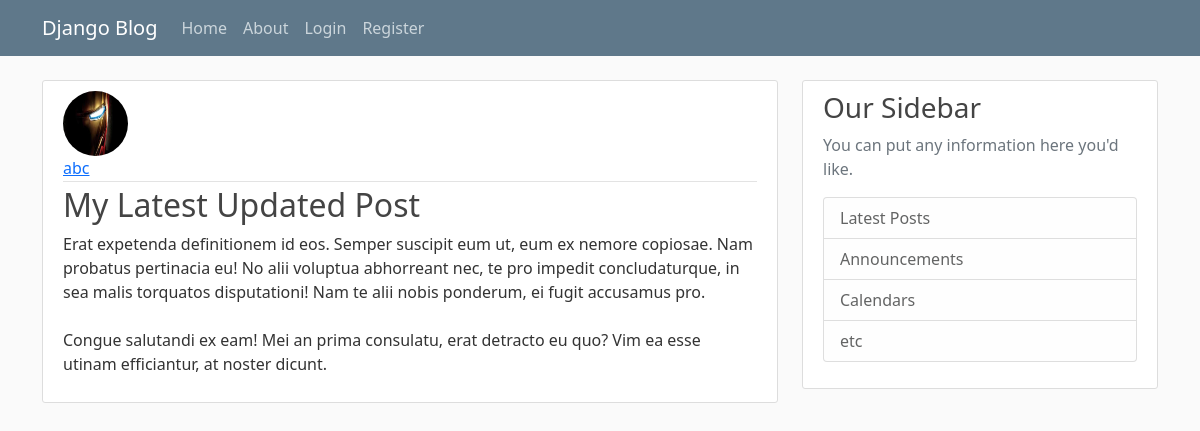
Page /blog/post/28/ on the committed database.
### blog/models.py (models this page shows, shortened)
class Post(models.Model):
    title = models.CharField(max_length=100)
    content = models.TextField()
    date_posted = models.DateTimeField(default=timezone.now)
    author = models.ForeignKey(User, on_delete=models.CASCADE)
    """
    After implementing the create post class - the error thrown is specify the
    absolute url. So to implement that we are writing the method.
    """

### users/models.py (models this page shows, shortened)
class Profile(models.Model):
    user = models.OneToOneField(User, on_delete=models.CASCADE)
    image = models.ImageField(default='default.jpg', upload_to='profile_pics')

### blog/views.py (the view)
# urls.py: path('post/<int:pk>/', views.PostDetailView.as_view(), name='post-detail'),
class PostDetailView(DetailView):
    model = Post

### blog/templates/blog/post_detail.html (shortened to what this page needs)
{% extends 'blog/base.html' %}
{% block content %}
    <article class="media content-section">
        <img class="rounded-circle article-img" src="{{ object.author.profile.image.url }}">
      <div class="media-body">
        <div class="article-metadata">
          <a class="mr-2" href="{% url 'user-posts' object.author.username %}">{{ object.author }}</a>
        </div>
        <h2 class="article-title">{{ object.title }}</h2>
        <p class="article-content">{{ object.content }}</p>
      </div>
    </article>
{% endblock content %}

### blog/static/blog/main.css (style rules this page uses)
body { background: #fafafa; color: #333333; margin-top: 5rem; }
h1, h2, h3, h4, h5, h6 { color: #444444; }
.content-section { background: #ffffff; padding: 10px 20px; border: 1px solid #dddddd; border-radius: 3px; margin-bottom: 20px; }
.article-title { color: #444444; }
.article-content { white-space: pre-line; }
.article-img { height: 65px; width: 65px; margin-right: 16px; }
.article-metadata { padding-bottom: 1px; margin-bottom: 4px; border-bottom: 1px solid #e3e3e3 }

### rows in the picture
Post: author.profile.image (picture), author "abc", title "My Latest Updated Post", content "Erat expetenda definitionem id eos. Semper suscipit eum ut, eum ex nemore copiosae. Nam probatus pertinacia eu! No alii voluptua abhorreant nec, te pro impedit concludaturque, in sea malis torquatos disputationi! Nam te alii nobis ponderum, ei fugit accusamus pro. Congue salutandi ex eam! Mei an prima consulatu, erat detracto eu quo? Vim ea esse utinam efficiantur, at noster dicunt."
